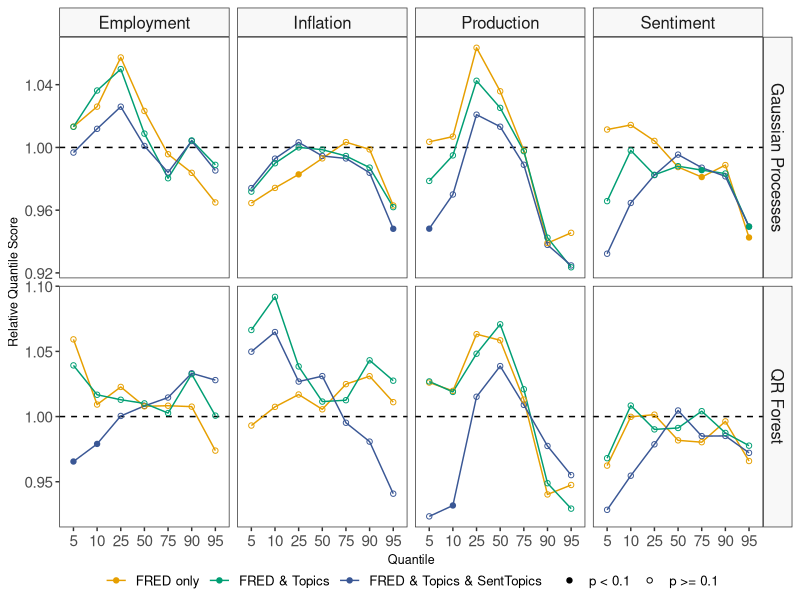
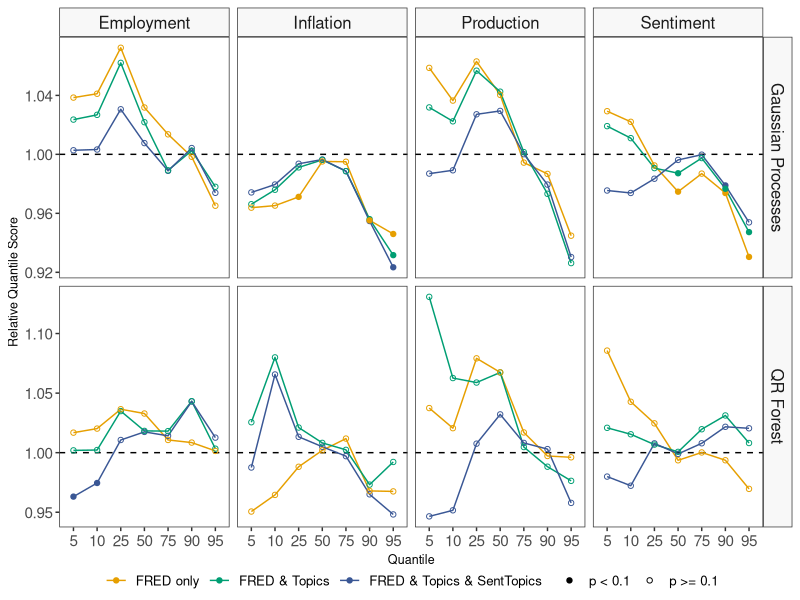

Recreate these plots in R, in order.
library(tidyverse)

# Set path to folder 'Results'
# setwd("")

# Colors
r_colors <- c(
  "#000000", "#E69F00", "#3a5795", "#56B4E9", "#009E73", "#0072B2",
  "#D55E00", "#CC79A7"
)

# -----------------------------------------------------------------------------#
# --------- Figure 5, upper panel (data in folder 'Results') ------------------#
# -----------------------------------------------------------------------------#
sheets <- readxl::excel_sheets("Results_nonlinear_all.xlsx")
df_all <- purrr::map_df(
  sheets,
  ~ mutate(readxl::read_excel("Results_nonlinear_all.xlsx", sheet = .x),
           sheetname = .x
  )
)

# Modify Tibble to extract responses
df_plots_var <- df_all |>
  select(Row, QLmean, sheetname, QL_DM) |>
  mutate(model = (str_extract(Row, "\\w+_|^\\w+\\s\\w+") |>
                    str_remove("fred") |>
                    str_remove("_"))) |>
  mutate(fred = parse_number(str_extract(Row, "fred=\\d"))) |>
  mutate(text = parse_number(str_extract(Row, "text=0y|text=1y|text=2y|text=6y"))) |>
  mutate(
    Predictors = str_c(fred, text),
    Predictors = case_when(
      Predictors == "10" ~ "FRED only",
      Predictors == "11" ~ "FRED & Topics",
      Predictors == "16" ~ "FRED & Topics & SentTopics"
    )
  ) |>
  mutate(Predictors = fct_relevel(Predictors, c("FRED only", "FRED & Topics"))) |> # sort baseline
  mutate(
    q = parse_number(str_extract(sheetname, "q=\\d+")),
    q = fct_relevel(as.factor(q), c("5", "10"))
  ) |>
  mutate(h = parse_number(str_extract(sheetname, "h=\\d+"))) |>
  mutate(ylag = parse_number(str_extract(Row, "ylag=\\d+"))) |>
  mutate(
    response = str_extract(sheetname, "CPI|INDPRO|UMCSENT|CE16"),
    response = case_when(
      response == "CE16" ~ "Employment",
      response == "CPI" ~ "Inflation",
      response == "INDPRO" ~ "Production",
      response == "UMCSENT" ~ "Sentiment"
    )
  ) |>
  mutate(model = str_replace(model, "Random Forest", "QR Forest")) |>
  drop_na()

# Make plot
df_plots_var |>
  filter(h == 7 & ylag == 12) |>
  filter(model %in% c("Gaussian Processes", "QR Forest")) |>
  mutate(shape_point = if_else(QL_DM < 0.1, T, F)) |>
  mutate(shape_point = if_else(QL_DM < 0.1, "p < 0.1", "p >= 0.1")) |>
  # make plot
  ggplot() +
  theme_bw() +
  geom_hline(yintercept = 1, linetype = "dashed") +
  geom_line(aes(x = q, y = QLmean, color = Predictors, group = Predictors)) +
  geom_point(aes(x = q, y = QLmean, color = Predictors, shape = shape_point)) +
  facet_grid(model ~ response, scales = "free_y") +
  theme(
    legend.position = "bottom",
    legend.title = element_blank(),
    legend.margin = margin(t = -10),
    strip.background = element_rect(fill = alpha("grey", 0.1)),
    panel.grid.major = element_blank(),
    panel.grid.minor = element_blank(),
    text = element_text(size = 12),
    axis.title = element_text(size = 9),
    axis.text = element_text(size = 11),
    strip.text.x = element_text(size = 12),
    strip.text.y = element_text(size = 12)
  ) +
  scale_color_manual(values = c(r_colors[2], r_colors[5], r_colors[3])) +
  scale_shape_manual(values = c(19, 1)) +
  labs(
    y = "Relative Quantile Score",
    x = "Quantile"
  ) +
  guides(
    colour = guide_legend(order = 1),
    shape = guide_legend(order = 2)
  )

# -----------------------------------------------------------------------------#
# ---------           Figure 5, lower panel                  ------------------#
# -----------------------------------------------------------------------------#

# Make plot
df_plots_var |>
  filter(h == 13 & ylag == 12) |>
  filter(model %in% c("Gaussian Processes", "QR Forest")) |>
  mutate(shape_point = if_else(QL_DM < 0.1, T, F)) |>
  mutate(shape_point = if_else(QL_DM < 0.1, "p < 0.1", "p >= 0.1")) |>
  # make plot
  ggplot() +
  theme_bw() +
  geom_hline(yintercept = 1, linetype = "dashed") +
  geom_line(aes(x = q, y = QLmean, color = Predictors, group = Predictors)) +
  geom_point(aes(x = q, y = QLmean, color = Predictors, shape = shape_point)) +
  facet_grid(model ~ response, scales = "free_y") +
  theme(
    legend.position = "bottom",
    legend.title = element_blank(),
    legend.margin = margin(t = -10),
    strip.background = element_rect(fill = alpha("grey", 0.1)),
    panel.grid.major = element_blank(),
    panel.grid.minor = element_blank(),
    text = element_text(size = 12),
    axis.title = element_text(size = 9),
    axis.text = element_text(size = 11),
    strip.text.x = element_text(size = 12),
    strip.text.y = element_text(size = 12)
  ) +
  scale_color_manual(values = c(r_colors[2], r_colors[5], r_colors[3])) +
  scale_shape_manual(values = c(19, 1)) +
  labs(
    y = "Relative Quantile Score",
    x = "Quantile"
  ) +
  guides(
    colour = guide_legend(order = 1),
    shape = guide_legend(order = 2)
  )
